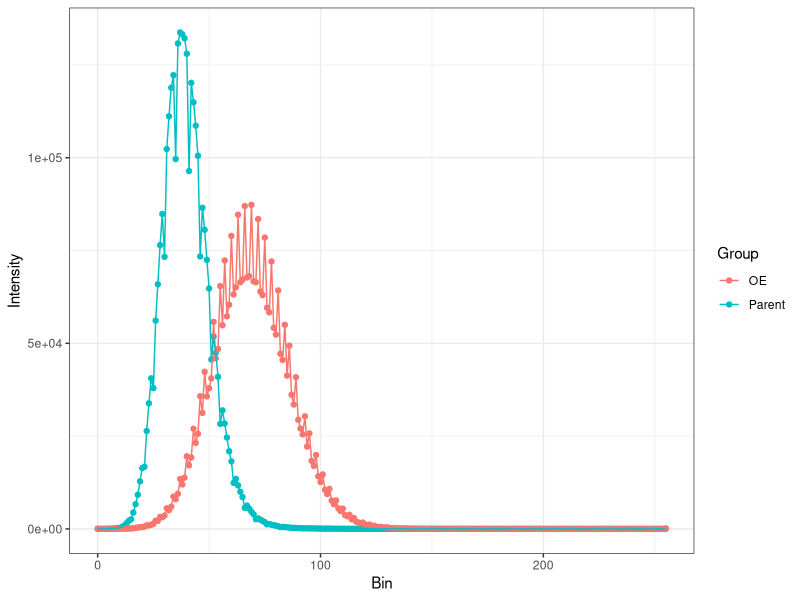

R code for this plot:
## ---- chunk 1
knitr::opts_chunk$set(echo = TRUE)

library(readxl)
library(tidyverse)
library(ggplot2)
library(stats)
## ---- chunk 2
x <- readxl::read_xlsx("../data/histogram pimo B5 parent OE.xlsx") %>%
  rename("Bin" = "...1")

y <- x %>%
  pivot_longer(!Bin, names_to = "Group", values_to = "Intensity")
## ---- chunk 3
y %>%
  ggplot(aes(x = Bin, y = Intensity, color = Group)) +
  geom_point() + 
  geom_line() + 
  theme_bw()
## ---- chunk 4
# Do x and y come from the same distribution?
stats::ks.test(x$Parent, x$OE)
